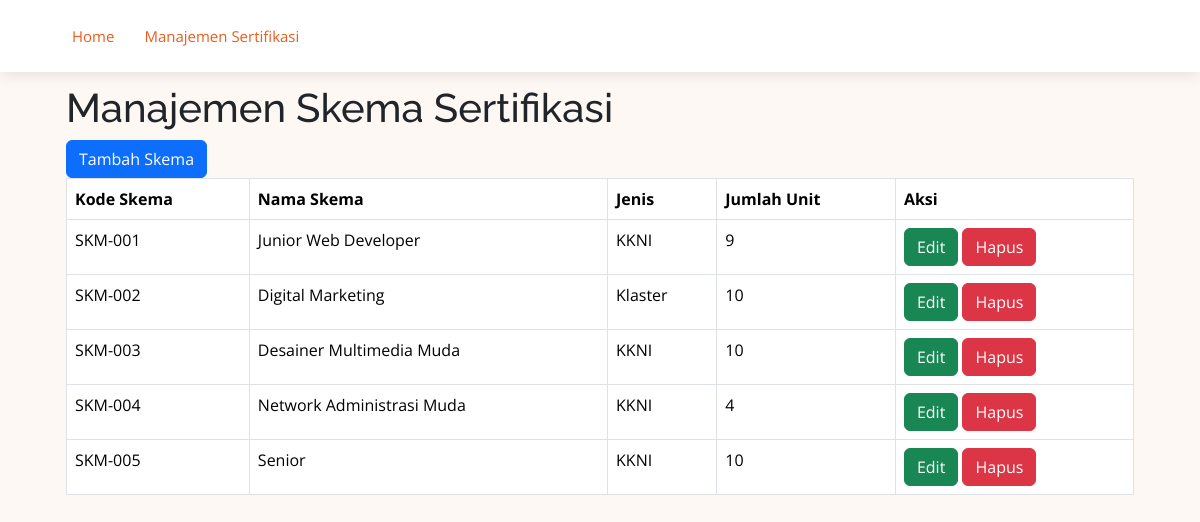
/skema.php, run on the app's committed database.
### tables this page shows
CREATE TABLE `skema` (
  `kd_skema` varchar(10) NOT NULL,
  `nm_skema` varchar(255) DEFAULT NULL,
  `jenis` varchar(50) DEFAULT NULL,
  `jml_unit` int(11) DEFAULT NULL
);

### skema.php (the view, shortened to what this page needs)
<!DOCTYPE html>
<html lang="en">
<head>
    <link href="assets/vendor/aos/aos.css" rel="stylesheet">
    <link href="assets/vendor/bootstrap/css/bootstrap.min.css" rel="stylesheet">
    <link href="assets/vendor/bootstrap-icons/bootstrap-icons.css" rel="stylesheet">
    <link href="assets/vendor/boxicons/css/boxicons.min.css" rel="stylesheet">
    <link href="assets/vendor/glightbox/css/glightbox.min.css" rel="stylesheet">
    <link href="assets/vendor/swiper/swiper-bundle.min.css" rel="stylesheet">
    <link href="assets/css/style.css" rel="stylesheet">
</head>
<body style="background-color: #fef8f5">
    <header id="header" class="fixed-top d-flex align-items-center">
        <div class="container d-flex align-items-center justify-content-between">
            <nav id="navbar" class="navbar">
                <ul>
                    <li><a class="nav-link scrollto active" href="index.php">Home</a></li>
                    <li><a class="nav-link scrollto active" href="skema.php">Manajemen Sertifikasi</a></li>
                </ul>
            </nav>
        </div>
    </header>
    <section>
        <div class="container mt-6">
            <div class="container py-lg-4 py-2">
                <div class="container">
                    <h1>Manajemen Skema Sertifikasi</h1>
                    <a href="add_skema.php" class="btn btn-primary">Tambah Skema</a>
                    <?php
                    include 'koneksi.php';
                    $sql = mysqli_query($koneksi, "SELECT * FROM skema");
                    echo "<table class='table table-bordered'>";
                    echo "<thead>";
                    echo "<tr style='background:#DFF0D8;color:#eb5d1e;'>";
                    echo "<th>Kode Skema</th>";
                    echo "<th>Nama Skema</th>";
                    echo "<th>Jenis</th>";
                    echo "<th>Jumlah Unit</th>";
                    echo "<th>Aksi</th>";
                    echo "</tr>";
                    echo "</thead>";
                    echo "<tbody>";
                    while ($row = mysqli_fetch_array($sql)) {
                        echo "<tr>";
                        echo "<td>" . $row['kd_skema'] . "</td>";
                        echo "<td>" . $row['nm_skema'] . "</td>";
                        echo "<td>" . $row['jenis'] . "</td>";
                        echo "<td>" . $row['jml_unit'] . "</td>";
                        echo "<td>
                                <a href='edit_skema.php?kd_skema=" . $row['kd_skema'] . "' class='btn btn-success'>Edit</a>
                                <a href='hapus_skema.php?kd_skema=" . $row['kd_skema'] . "' class='btn btn-danger'>Hapus</a>
                            </td>";
                        echo "</tr>";
                    }
                    echo "</tbody>";
                    echo "</table>";
                    ?>
                </div>
            </div>
        </div>
    </body>
    </html>

### assets/css/style.css (style rules this page uses)
body { font-family: "Open Sans", sans-serif; color: #212529; }
a { color: #eb5d1e; text-decoration: none; }
h1, h2, h3, h4, h5, h6, .font-primary { font-family: "Raleway", sans-serif; }
#header { height: 72px; transition: all 0.5s; z-index: 997; transition: all 0.5s; background: #fff; box-shadow: 0px 2px 15px rgba(0, 0, 0, 0.1); }
.navbar { padding: 0; }
.navbar ul { margin: 0; padding: 0; display: flex; list-style: none; align-items: center; }
.navbar li { position: relative; }
.navbar a, .navbar a:focus { display: flex; align-items: center; justify-content: space-between; padding: 10px 0 10px 30px; font-size: 15px; color: #4e4039; white-space: nowrap; transition: 0.3s; }
.navbar a:hover, .navbar .active, .navbar .active:focus, .navbar li:hover>a { color: #eb5d1e; }
section { padding: 60px 0; overflow: hidden; }

### data on the page
skema: kd_skema "SKM-001", nm_skema "Junior Web Developer", jenis "KKNI", jml_unit "9"
skema: kd_skema "SKM-002", nm_skema "Digital Marketing", jenis "Klaster", jml_unit "10"
skema: kd_skema "SKM-003", nm_skema "Desainer Multimedia Muda", jenis "KKNI", jml_unit "10"
skema: kd_skema "SKM-004", nm_skema "Network Administrasi Muda", jenis "KKNI", jml_unit "4"
skema: kd_skema "SKM-005", nm_skema "Senior", jenis "KKNI", jml_unit "10"
